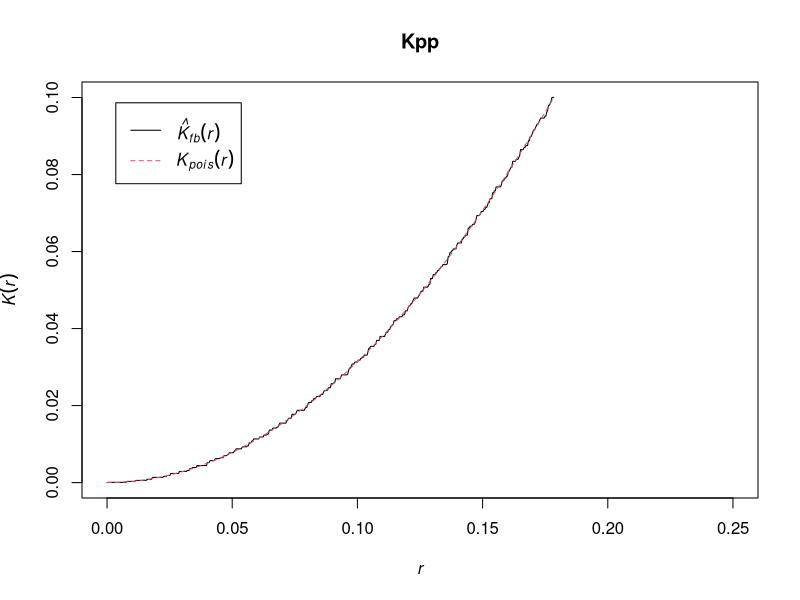

This chart was generated by the following R code:
library(spatstat)


### Name: Kest.fft
### Title: K-function using FFT
### Aliases: Kest.fft
### Keywords: spatial nonparametric

### ** Examples

 pp <- runifpoint(10000)
 ## Don't show: 
  op <- spatstat.options(npixel=125)
 
## End(Don't show)
 Kpp <- Kest.fft(pp, 0.01)
 plot(Kpp)
 ## Don't show: 
spatstat.options(op)
## End(Don't show)
